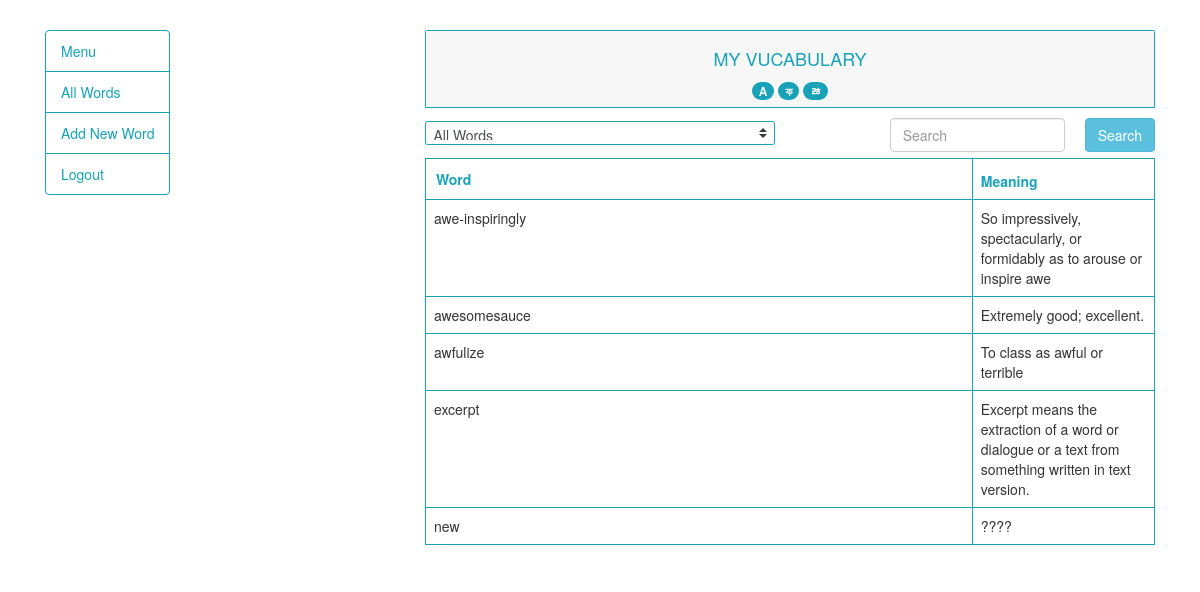
/words.php (signed in), run on the app's committed database.
### tables this page shows
CREATE TABLE `words` (
  `id` int(11) NOT NULL,
  `user_id` int(11) NOT NULL,
  `word` varchar(255) NOT NULL,
  `meaning` text NOT NULL
);

### functions.php (called while the page is built, shortened)
<?php
$connection = mysqli_connect( DB_HOST, DB_USER, DB_PASSWORD, DB_NAME );
mysqli_set_charset($connection, "utf8");
function getWords($user_id, $search=null){
    global $connection;
    if($search){
        $query = "SELECT * FROM words WHERE user_id = '{$user_id}' AND word LIKE '{$search}%' ORDER BY word";
    }else{
        $query = "SELECT * FROM words WHERE user_id = '{$user_id}' ORDER BY word";
    }
    $result = mysqli_query($connection, $query);
    $data = [];
    while($_data = mysqli_fetch_assoc($result)){
        array_push($data, $_data);
    }
    return $data;
}

### words.php (the view, shortened to what this page needs)
<?php
require_once "functions.php";
$_user_id = $_SESSION['id']??0;
?>
<!DOCTYPE html>
<html lang="en">
<head>
</head>
<link rel="stylesheet" type="text/css" href="Bootstrap/css/bootstrap.min.css">
<link rel="stylesheet" href="https://maxcdn.bootstrapcdn.com/bootstrap/3.3.7/css/bootstrap.min.css">
<body>
<div class="container">
   <div class="row">
       <div class="col-lg-4">
           <div class="float-left">
               <ul class="menu list-group">
                <li class="text-info mt-5 list-group-item border border-info">Menu</li>
                <li class="list-group-item text-info border border-info"><a href="words.php" class="menu-item text-info"  data-target="words">All Words</a></li>
                <li class="list-group-item text-info border border-info"><a href="#" class="menu-item text-info" data-target="wordform" class="text-info">Add New Word</a></li>
                <li class="list-group-item text-info border border-info"><a href="logout.php" class="text-info">Logout</a></li>
             </ul>
           </div>
       </div>
       <div class="col-lg-8">
        <div class="card-header border border-info mt-5 text-center">
                <h4 class="text-info">MY VUCABULARY</h4>
                <span class="text-light bg-info badge badge-light">A</span>
                <span class="text-light bg-info badge badge-light">ক</span>
                <span class="text-light bg-info badge badge-light">ㅀ</span>
        </div>
         <div class="wordsc helement" id="words">
            <div class="row">
                <div class="col-lg-6 card-body">
                    <div class="alphabets">
                        <select id="alphabets" class="custom-select border border-info">
                            <option value="all" class="text-info">All Words</option>
                        </select>
                    </div>
                </div>
                <div class="col-lg-6">
                   <form action="" method="POST" class="form">
                        <button class="float-right btn btn-info mt-3" name="submit" value="submit">Search</button>
                        <input type="text" name="search" class="float-right form-control mt-3" style="width: 50%; margin-right:20px;" placeholder="Search">
                   </form>
                </div>
            </div>
             <table class="words table table-bordered border border-info">
                <thead class="thead">
                <tr>
                    <th scope="row" class="w-75 p-3 text-info border border-info">Word</th>
                    <th scope="row" class="text-info border border-info">Meaning</th>
                </tr>
                </thead>
                 <tbody>
                    <?php
                        if(isset($_POST['submit'])){
                            $serachedText = $_POST['search'];
                            $words = getWords($_user_id, $serachedText);
                        }else{
                            $words = getWords($_user_id);
                        }
                        if(count($words)>0) {
                            $length = count($words);
                            for ( $i = 0; $i < $length; $i ++ ) {
                                ?>
                                <tr>
                                    <td class="border border-info"><?php echo $words[$i]['word']; ?></td>
                                    <td class="border border-info"><?php echo $words[$i]['meaning']; ?></td>
                                </tr>
                                <?php
                            }
                        }
                        ?>
                 </tbody>
            </table>
         </div>
       </div>
   </div>
</div>
</body>
</html>

### data on the page
words: word "awe-inspiringly", meaning "So impressively, spectacularly, or formidably as to arouse or inspire awe"
words: word "awesomesauce", meaning "Extremely good; excellent."
words: word "awfulize", meaning "To class as awful or terrible"
words: word "excerpt", meaning "Excerpt means the extraction of a word or dialogue or a text from something written in text version."
words: word "new", meaning "????"
